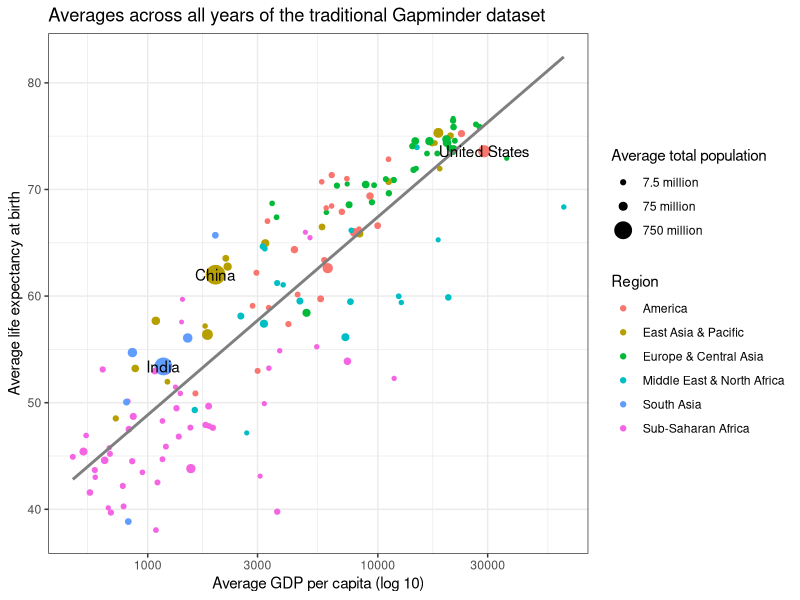
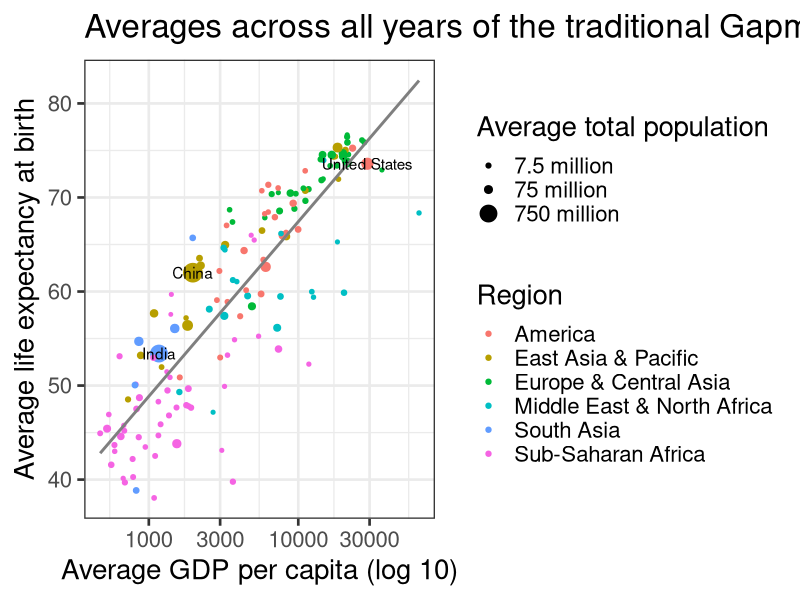
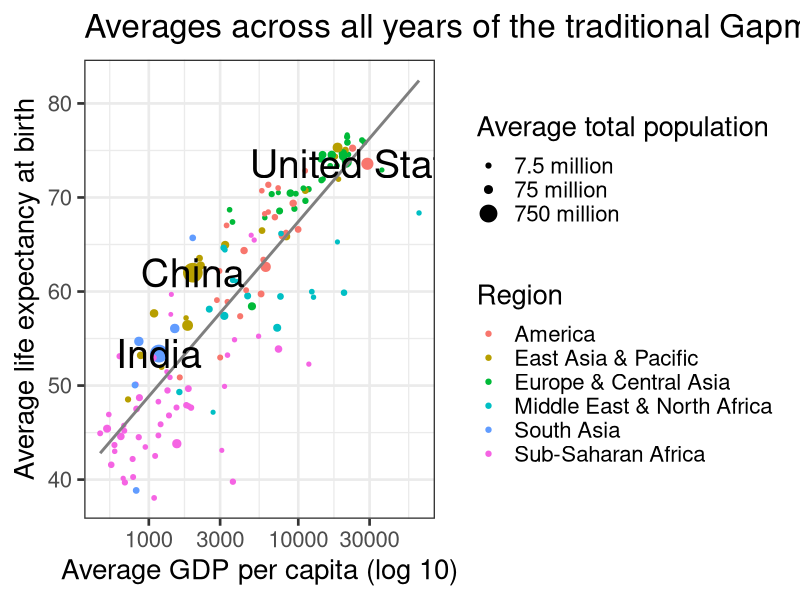
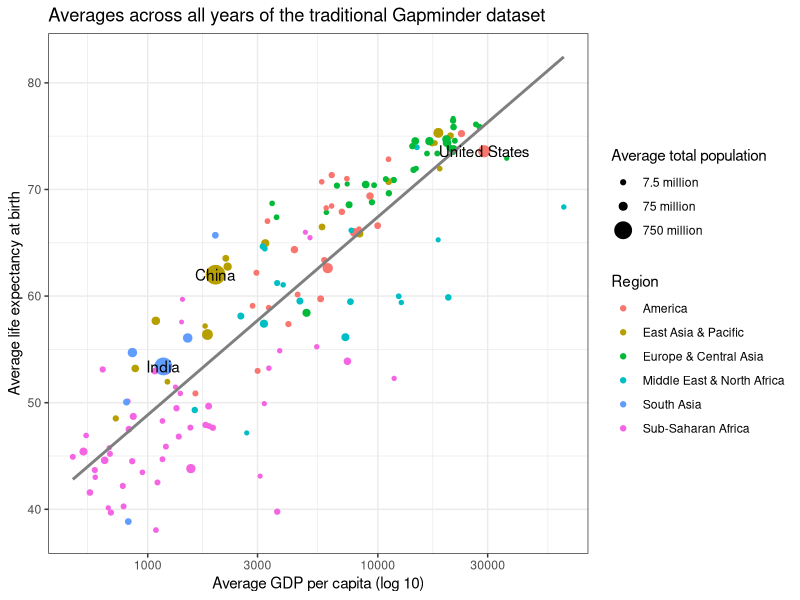
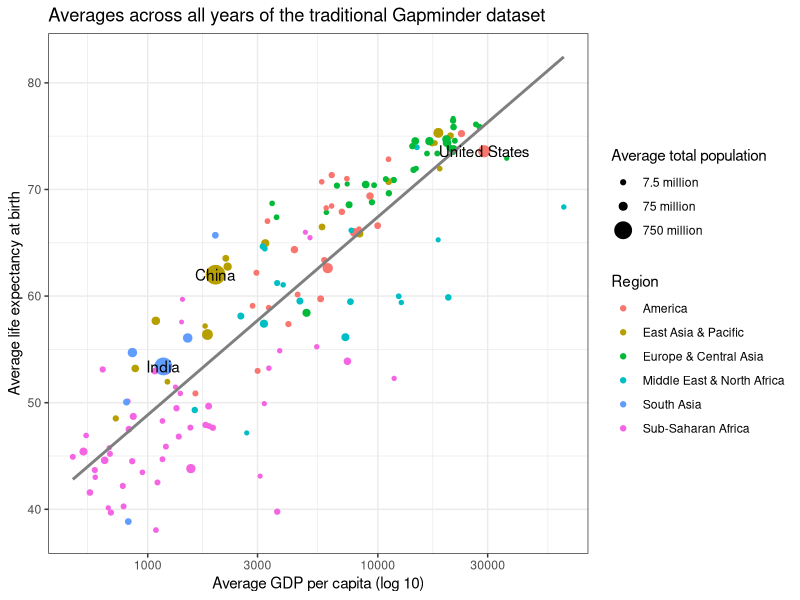
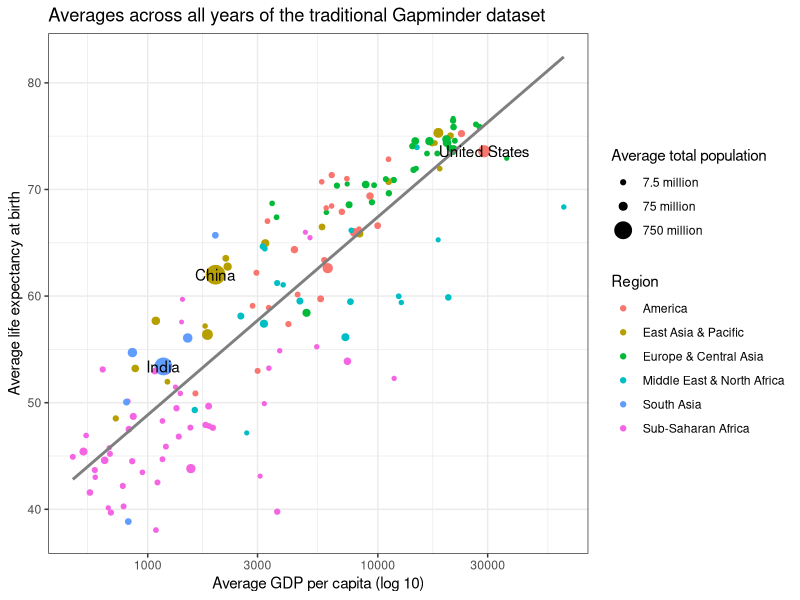
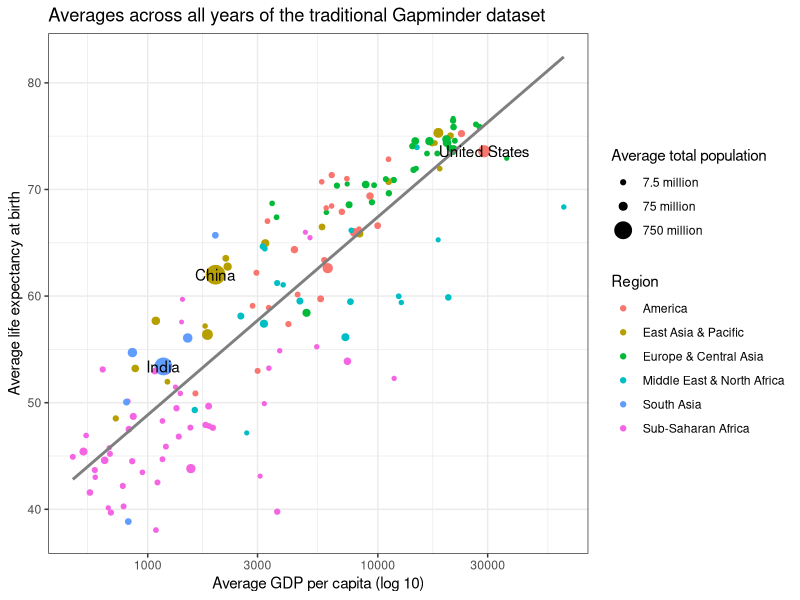
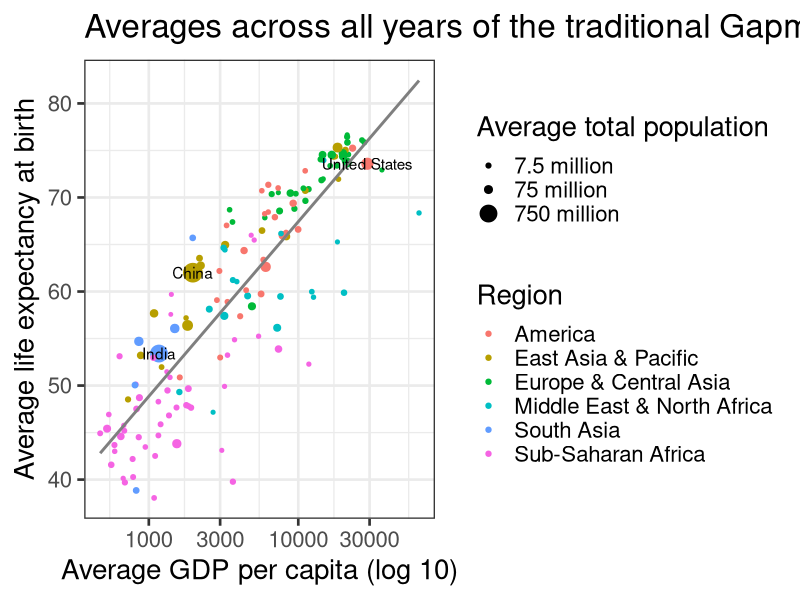

The R script that drew these images, in order:
## ---- chunk 1

# Load required libraries

library(tidyverse)

## ---- chunk 2

gap <- read_csv("data/gapminder_avg.csv")
names(gap) <- make.names(names(gap), unique=TRUE)

## ---- chunk 3

ggplot(gap, aes(x=Average.GDP.per.capita, y=Average.Life.expectancy.at.birth)) +
  geom_point(aes(size=Average.Total.population, color=Region)) +
  scale_x_log10() + 
  labs(x="Average GDP per capita (log 10)", y="Average life expectancy at birth", title="Averages across all years of the traditional Gapminder dataset") +
  scale_size_continuous(name="Average total population", breaks=c(7500000,75000000,750000000),labels=c("7.5 million","75 million","750 million")) +
  geom_smooth(method="lm", se=FALSE, color="gray50") +
  geom_text(data=gap %>% filter(Average.Total.population>200000000), aes(label=Country)) +
  theme_bw()

# On my machine, this creates a file 2156 pixels wide and 1332 tall; YMMV
ggsave("Figs/1-simple_save.png")

# Try setting width and height
# This uses a default unit of inches and a default dpi of 300
ggsave("Figs/2-ratio_save.png", width=3, height=2)

# That's pretty small, and on my machine text is way too large; 
# let's make it big enough to fit across a letter page
ggsave("Figs/3-ratio_save2.png", width=6.5, height=4.25)

# What if we need a big version for a poster?
ggsave("Figs/4-big_save.png", width=12, height=9)

# Plenty of pixels, but the text is now way too small!

# This will look very strange in RStudio, but be patient!
ggplot(gap, aes(x=Average.GDP.per.capita, y=Average.Life.expectancy.at.birth)) +
  geom_point(aes(size=Average.Total.population, color=Region)) +
  scale_x_log10() + 
  labs(x="Average GDP per capita (log 10)", y="Average life expectancy at birth", title="Averages across all years of the traditional Gapminder dataset") +
  scale_size_continuous(name="Average total population", breaks=c(7500000,75000000,750000000),labels=c("7.5 million","75 million","750 million")) +
  geom_smooth(method="lm", se=FALSE, color="gray50") +
  geom_text(data=gap %>% filter(Average.Total.population>200000000), aes(label=Country)) +
  theme_bw(base_size=20)

# This has a nice high resolution, and the text is a more reasonable size
ggsave("Figs/5-big_base.png", width=12, height=9)

# Note: base_size scales everything up except for the geom_text layer
# can change that size separately
ggplot(gap, aes(x=Average.GDP.per.capita, y=Average.Life.expectancy.at.birth)) +
  geom_point(aes(size=Average.Total.population, color=Region)) +
  scale_x_log10() + 
  labs(x="Average GDP per capita (log 10)", y="Average life expectancy at birth", title="Averages across all years of the traditional Gapminder dataset") +
  scale_size_continuous(name="Average total population", breaks=c(7500000,75000000,750000000),labels=c("7.5 million","75 million","750 million")) +
  geom_smooth(method="lm", se=FALSE, color="gray50") +
  geom_text(data=gap %>% filter(Average.Total.population>200000000), aes(label=Country), size=10) +
  theme_bw(base_size=20)

ggsave("Figs/6-big_labels.png", width=12, height=9)

